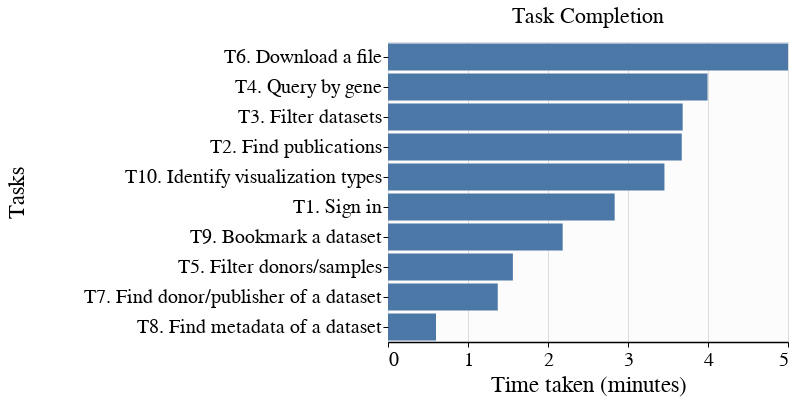

The notebook cell this image was saved under:
### Code cell
plot_result = alt.Chart(df).mark_bar().encode(
    alt.X('mean(MINUTES):Q', title='Time taken (minutes)').scale(domain=[0, 5], clamp=True).axis(format='.0f', tickCount=5),
    alt.Y('TASK:N', title='Tasks', sort=TASKS_SORTED).axis(titleX=-360, zindex=1),
    # alt.Color('SUCCESS:N', title='Task completion').scale(range=['#D55D00', '#56B4E9']).legend(orient='bottom'),
    # alt.Row('DATA_PORTAL:N', title=None)
).properties(
    title={
        'text': 'Task Completion',
        # 'subtitle': 'Data as of Jul 24, 2024',
        "dy": -10
    },
    width=400,
    height=300
)
plot_result#.resolve_scale(x='independent')

### Figure 1 — Vega-Lite specification as saved in the notebook (floating-point values rounded to 4 significant figures)
{"config": {"title": {"dy": 1, "fontSize": 22, "fontWeight": 400, "align": "center", "anchor": "middle", "subtitleColor": "grey", "subtitleFontSize": 22}, "view": {"fill": "#FCFCFC"}, "header": {"titleFontSize": 23, "labelFontSize": 23, "labelFontWeight": 400}, "axis": {"titleFontSize": 23, "titleFontWeight": 400, "labelFontSize": 20, "labelFontWeight": 400, "labelLimit": 1000, "domainWidth": 1.5, "domainColor": "black", "tickColor": "black", "domain": false}, "axisX": {"domain": true}, "legend": {"titleFontSize": 23, "titleFontWeight": 400, "labelFontSize": 23, "labelLimit": 1000, "strokeColor": "#F4F6F7", "padding": 15}}, "data": {"name": "data-74f78c210677103645f3ca1d346dfcf3"}, "mark": {"type": "bar"}, "encoding": {"x": {"aggregate": "mean", "axis": {"format": ".0f", "tickCount": 5}, "field": "MINUTES", "scale": {"domain": [0, 5], "clamp": true}, "title": "Time taken (minutes)", "type": "quantitative"}, "y": {"axis": {"titleX": -360, "zindex": 1}, "field": "TASK", "sort": ["T6. Download a file", "T4. Query by gene", "T3. Filter datasets", "T2. Find publications", "T10. Identify visualization types", "T1. Sign in", "T9. Bookmark a dataset", "T5. Filter donors/samples", "T7. Find donor/publisher of a dataset", "T8. Find metadata of a dataset"], "title": "Tasks", "type": "nominal"}}, "height": 300, "title": {"text": "Task Completion", "dy": -10}, "width": 400, "$schema": "https://vega.github.io/schema/vega-lite/v5.17.0.json", "datasets": {"data-74f78c210677103645f3ca1d346dfcf3": [{"DATA_PORTAL": "HuBMAP", "TASK_ID": 1, "TASK_SHORT_DESC": "Sign in", "TASK_LONG_DESC": "Sign in to the HuBMAP data portal", "SUCCESS": "Failed in 5 mins", "SECONDS": 300, "CONFIDENCE": 4, "SATISFACTION": 4, "FRUSTRATION": 5, "TASK": "T1. Sign in", "MINUTES": 5.0, "IS_SUCCESS": "Fail"}, {"DATA_PORTAL": "HuBMAP", "TASK_ID": 2, "TASK_SHORT_DESC": "Find publications", "TASK_LONG_DESC": "Find a list of publications that used HuBMAP data. How many peer-reviewed papers are there?", "SUCCESS": "Succeeded in 5 mins", "SECONDS": 106, "CONFIDENCE": 5, "SATISFACTION": 5, "FRUSTRATION": 4, "TASK": "T2. Find publications", "MINUTES": 1.767, "IS_SUCCESS": "Success"}, {"DATA_PORTAL": "HuBMAP", "TASK_ID": 3, "TASK_SHORT_DESC": "Filter datasets", "TASK_LONG_DESC": "Find kidney datasets for donors over the age of 65", "SUCCESS": "Failed in 5 mins", "SECONDS": 300, "CONFIDENCE": 3, "SATISFACTION": 3, "FRUSTRATION": 5, "TASK": "T3. Filter datasets", "MINUTES": 5.0, "IS_SUCCESS": "Fail"}, {"DATA_PORTAL": "HuBMAP", "TASK_ID": 4, "TASK_SHORT_DESC": "Query by gene", "TASK_LONG_DESC": "Query data for a gene name CTPS1. Use parameters of Gene Expression (RNA), Minimum Expression Level of 10, and Minimum Cell Percentage of 2. What is the HuBMAP ID of the first data appearing in the result?", "SUCCESS": "Failed in 5 mins", "SECONDS": 300, "CONFIDENCE": 4, "SATISFACTION": 4, "FRUSTRATION": 5, "TASK": "T4. Query by gene", "MINUTES": 5.0, "IS_SUCCESS": "Fail"}, {"DATA_PORTAL": "HuBMAP", "TASK_ID": 5, "TASK_SHORT_DESC": "Filter donors/samples", "TASK_LONG_DESC": "Find male donors that are between 35-65 years with a BMI (Body Mass Index) above 18", "SUCCESS": "Succeeded in 5 mins", "SECONDS": 74, "CONFIDENCE": 5, "SATISFACTION": 5, "FRUSTRATION": 2, "TASK": "T5. Filter donors/samples", "MINUTES": 1.233, "IS_SUCCESS": "Success"}, {"DATA_PORTAL": "HuBMAP", "TASK_ID": 6, "TASK_SHORT_DESC": "Download a file", "TASK_LONG_DESC": "For a given dataset, download a file for a dataset", "SUCCESS": "Failed in 5 mins", "SECONDS": 300, "CONFIDENCE": 4, "SATISFACTION": 4, "FRUSTRATION": 3, "TASK": "T6. Download a file", "MINUTES": 5.0, "IS_SUCCESS": "Fail"}, {"DATA_PORTAL": "HuBMAP", "TASK_ID": 7, "TASK_SHORT_DESC": "Find donor/publisher of a dataset", "TASK_LONG_DESC": "For a given dataset, go to a donor page to find donor metadata", "SUCCESS": "Succeeded in 5 mins", "SECONDS": 131, "CONFIDENCE": 6, "SATISFACTION": 5, "FRUSTRATION": 2, "TASK": "T7. Find donor/publisher of a dataset", "MINUTES": 2.183, "IS_SUCCESS": "Success"}, {"DATA_PORTAL": "HuBMAP", "TASK_ID": 8, "TASK_SHORT_DESC": "Find metadata of a dataset", "TASK_LONG_DESC": "For a given dataset, find contributors of the dataset", "SUCCESS": "Succeeded in 5 mins", "SECONDS": 20, "CONFIDENCE": 7, "SATISFACTION": 7, "FRUSTRATION": 1, "TASK": "T8. Find metadata of a dataset", "MINUTES": 0.3333, "IS_SUCCESS": "Success"}, {"DATA_PORTAL": "HuBMAP", "TASK_ID": 9, "TASK_SHORT_DESC": "Bookmark a dataset", "TASK_LONG_DESC": "For a given dataset, save or bookmark the data on the page and see that in the account.", "SUCCESS": "Succeeded in 5 mins", "SECONDS": 64, "CONFIDENCE": 7, "SATISFACTION": 7, "FRUSTRATION": 1, "TASK": "T9. Bookmark a dataset", "MINUTES": 1.067, "IS_SUCCESS": "Success"}, {"DATA_PORTAL": "HuBMAP", "TASK_ID": 10, "TASK_SHORT_DESC": "Identify visualization types", "TASK_LONG_DESC": "Find a visualization in a dataset page. Identify what kinds of visualization there are.", "SUCCESS": "Succeeded in 5 mins", "SECONDS": 22, "CONFIDENCE": 5, "SATISFACTION": 5, "FRUSTRATION": 3, "TASK": "T10. Identify visualization types", "MINUTES": 0.3667, "IS_SUCCESS": "Success"}, {"DATA_PORTAL": "ENCODE", "TASK_ID": 1, "TASK_SHORT_DESC": "Sign in", "TASK_LONG_DESC": "Sign in to the data portal", "SUCCESS": "Succeeded in 5 mins", "SECONDS": 152, "CONFIDENCE": 7, "SATISFACTION": 3, "FRUSTRATION": 6, "TASK": "T1. Sign in", "MINUTES": 2.533, "IS_SUCCESS": "Success"}, {"DATA_PORTAL": "ENCODE", "TASK_ID": 2, "TASK_SHORT_DESC": "Find publications", "TASK_LONG_DESC": "Find a list of publications of the ENCODE project. Can you find the title of the first publication?", "SUCCESS": "Succeeded in 5 mins", "SECONDS": 255, "CONFIDENCE": 5, "SATISFACTION": 4, "FRUSTRATION": 5, "TASK": "T2. Find publications", "MINUTES": 4.25, "IS_SUCCESS": "Success"}, {"DATA_PORTAL": "ENCODE", "TASK_ID": 3, "TASK_SHORT_DESC": "Filter datasets", "TASK_LONG_DESC": "Find kidney datasets for donors who are male", "SUCCESS": "Failed in 5 mins", "SECONDS": 300, "CONFIDENCE": 1, "SATISFACTION": 2, "FRUSTRATION": 6, "TASK": "T3. Filter datasets", "MINUTES": 5.0, "IS_SUCCESS": "Fail"}, {"DATA_PORTAL": "ENCODE", "TASK_ID": 4, "TASK_SHORT_DESC": "Query by gene", "TASK_LONG_DESC": "Search by region (gene name: CTCF) for mouse genomes (Mus Musculus). ", "SUCCESS": "Failed in 5 mins", "SECONDS": 300, "CONFIDENCE": 5, "SATISFACTION": 3, "FRUSTRATION": 5, "TASK": "T4. Query by gene", "MINUTES": 5.0, "IS_SUCCESS": "Fail"}, {"DATA_PORTAL": "ENCODE", "TASK_ID": 5, "TASK_SHORT_DESC": "Filter donors/samples", "TASK_LONG_DESC": "Find a page for single cell experiments, and find kidney datasets. How many datasets are there?", "SUCCESS": "Succeeded in 5 mins", "SECONDS": 167, "CONFIDENCE": 5, "SATISFACTION": 4, "FRUSTRATION": 4, "TASK": "T5. Filter donors/samples", "MINUTES": 2.783, "IS_SUCCESS": "Success"}, {"DATA_PORTAL": "ENCODE", "TASK_ID": 6, "TASK_SHORT_DESC": "Download a file", "TASK_LONG_DESC": "For a given dataset, download a file with a file extension of BEDPE.", "SUCCESS": "Failed in 5 mins", "SECONDS": 300, "CONFIDENCE": 4, "SATISFACTION": 3, "FRUSTRATION": 5, "TASK": "T6. Download a file", "MINUTES": 5.0, "IS_SUCCESS": "Fail"}, {"DATA_PORTAL": "ENCODE", "TASK_ID": 7, "TASK_SHORT_DESC": "Find donor/publisher of a dataset", "TASK_LONG_DESC": "For a given dataset, go to an award page to find award metadata. Can you identify who is the primary investigator?", "SUCCESS": "Succeeded in 5 mins", "SECONDS": 46, "CONFIDENCE": 7, "SATISFACTION": 6, "FRUSTRATION": 2, "TASK": "T7. Find donor/publisher of a dataset", "MINUTES": 0.7667, "IS_SUCCESS": "Success"}, {"DATA_PORTAL": "ENCODE", "TASK_ID": 8, "TASK_SHORT_DESC": "Find metadata of a dataset", "TASK_LONG_DESC": "For a given dataset, find the Biosample Type of the dataset", "SUCCESS": "Succeeded in 5 mins", "SECONDS": 31, "CONFIDENCE": 7, "SATISFACTION": 7, "FRUSTRATION": 1, "TASK": "T8. Find metadata of a dataset", "MINUTES": 0.5167, "IS_SUCCESS": "Success"}, {"DATA_PORTAL": "ENCODE", "TASK_ID": 9, "TASK_SHORT_DESC": "Bookmark a dataset", "TASK_LONG_DESC": "For a given dataset, add the dataset to your cart", "SUCCESS": "Succeeded in 5 mins", "SECONDS": 29, "CONFIDENCE": 7, "SATISFACTION": 7, "FRUSTRATION": 1, "TASK": "T9. Bookmark a dataset", "MINUTES": 0.4833, "IS_SUCCESS": "Success"}, {"DATA_PORTAL": "ENCODE", "TASK_ID": 10, "TASK_SHORT_DESC": "Identify visualization types", "TASK_LONG_DESC": "Find a visualization on a summary page. Identify what kinds of visualization there are.", "SUCCESS": "Failed in 5 mins", "SECONDS": 300, "CONFIDENCE": 2, "SATISFACTION": 1, "FRUSTRATION": 7, "TASK": "T10. Identify visualization types", "MINUTES": 5.0, "IS_SUCCESS": "Fail"}, {"DATA_PORTAL": "cBioPortal", "TASK_ID": 1, "TASK_SHORT_DESC": "Sign in", "TASK_LONG_DESC": "Sign in to the data portal", "SUCCESS": "Succeeded in 5 mins", "SECONDS": 58, "CONFIDENCE": 7, "SATISFACTION": 6, "FRUSTRATION": 2, "TASK": "T1. Sign in", "MINUTES": 0.9667, "IS_SUCCESS": "Success"}, {"DATA_PORTAL": "cBioPortal", "TASK_ID": 2, "TASK_SHORT_DESC": "Find publications", "TASK_LONG_DESC": "Find a list of publications of the cBioPortal project. Can you find the title of the first publication?", "SUCCESS": "Failed in 5 mins", "SECONDS": 300, "CONFIDENCE": 1, "SATISFACTION": 1, "FRUSTRATION": 7, "TASK": "T2. Find publications", "MINUTES": 5.0, "IS_SUCCESS": "Fail"}, {"DATA_PORTAL": "cBioPortal", "TASK_ID": 3, "TASK_SHORT_DESC": "Filter datasets", "TASK_LONG_DESC": "Filter datasets (here, studies) that are related to Kidney.", "SUCCESS": "Failed in 5 mins", "SECONDS": 63, "CONFIDENCE": 6, "SATISFACTION": 6, "FRUSTRATION": 2, "TASK": "T3. Filter datasets", "MINUTES": 1.05, "IS_SUCCESS": "Fail"}, {"DATA_PORTAL": "cBioPortal", "TASK_ID": 4, "TASK_SHORT_DESC": "Query by gene", "TASK_LONG_DESC": "Can you search datasets by gene (gene name: CTCF)?", "SUCCESS": "Failed in 5 mins", "SECONDS": 119, "CONFIDENCE": 5, "SATISFACTION": 6, "FRUSTRATION": 2, "TASK": "T4. Query by gene", "MINUTES": 1.983, "IS_SUCCESS": "Fail"}, {"DATA_PORTAL": "cBioPortal", "TASK_ID": 5, "TASK_SHORT_DESC": "Filter donors/samples", "TASK_LONG_DESC": "Can you filter datasets by data type? Select datasets with “Mutations” data type.", "SUCCESS": "Succeeded in 5 mins", "SECONDS": 40, "CONFIDENCE": 7, "SATISFACTION": 7, "FRUSTRATION": 1, "TASK": "T5. Filter donors/samples", "MINUTES": 0.6667, "IS_SUCCESS": "Success"}, {"DATA_PORTAL": "cBioPortal", "TASK_ID": 6, "TASK_SHORT_DESC": "Download a file", "TASK_LONG_DESC": "For a given study, download a file.", "SUCCESS": "Failed in 5 mins", "SECONDS": 300, "CONFIDENCE": 1, "SATISFACTION": 1, "FRUSTRATION": 7, "TASK": "T6. Download a file", "MINUTES": 5.0, "IS_SUCCESS": "Fail"}, {"DATA_PORTAL": "cBioPortal", "TASK_ID": 7, "TASK_SHORT_DESC": "Find donor/publisher of a dataset", "TASK_LONG_DESC": "For a given dataset, find the gender of the donor. You may go to another page for this task.", "SUCCESS": "Succeeded in 5 mins", "SECONDS": 70, "CONFIDENCE": 7, "SATISFACTION": 4, "FRUSTRATION": 4, "TASK": "T7. Find donor/publisher of a dataset", "MINUTES": 1.167, "IS_SUCCESS": "Success"}, {"DATA_PORTAL": "cBioPortal", "TASK_ID": 8, "TASK_SHORT_DESC": "Find metadata of a dataset", "TASK_LONG_DESC": "For a given dataset, find the assay type of the dataset.", "SUCCESS": "Succeeded in 5 mins", "SECONDS": 57, "CONFIDENCE": 7, "SATISFACTION": 7, "FRUSTRATION": 1, "TASK": "T8. Find metadata of a dataset", "MINUTES": 0.95, "IS_SUCCESS": "Success"}, {"DATA_PORTAL": "cBioPortal", "TASK_ID": 9, "TASK_SHORT_DESC": "Bookmark a dataset", "TASK_LONG_DESC": "For a given dataset, add the dataset to your bookmark.", "SUCCESS": "Failed in 5 mins", "SECONDS": 300, "CONFIDENCE": 1, "SATISFACTION": 1, "FRUSTRATION": 7, "TASK": "T9. Bookmark a dataset", "MINUTES": 5.0, "IS_SUCCESS": "Fail"}, {"DATA_PORTAL": "cBioPortal", "TASK_ID": 10, "TASK_SHORT_DESC": "Identify visualization types", "TASK_LONG_DESC": "Find visualizations on the Summary page. Identify what kinds of visualization there are.", "SUCCESS": "Failed in 5 mins", "SECONDS": 300, "CONFIDENCE": 1, "SATISFACTION": 1, "FRUSTRATION": 7, "TASK": "T10. Identify visualization types", "MINUTES": 5.0, "IS_SUCCESS": "Fail"}]}}
